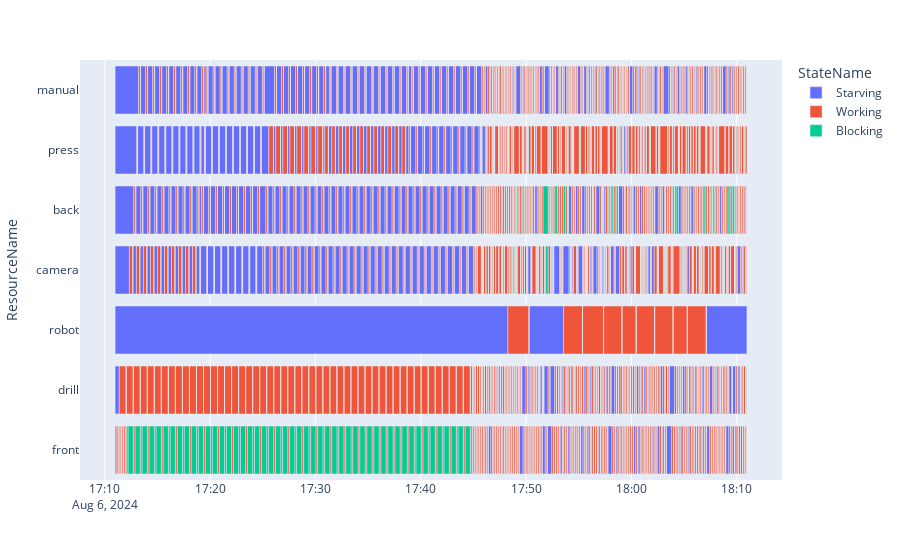

Notebook source saved alongside this figure:
### Code cell
lab=Lab()
lab.gate.Store.items = batchCreate(0,numJobs=50) #batchedExp
lab.run(3600)

df = pd.DataFrame(lab.env.state_log, columns=["Resource","ResourceName","State","StateName","Entity","?","timeIn","timeOut"])

df = df.loc[df.ResourceName.isin(["front","drill","robot","camera","back","press","manual"])]

fig = utils.createGantt(df)

fig.show()

makespan=df.timeOut.max()-df.timeIn.min()
print(makespan)
selected_columns = df[["Entity", "State"]]
print(selected_columns)
df.to_excel('output50.xlsx',index=False)

### Figure 1 — Plotly figure (JSON) as saved in the notebook; plotly's stock layout.template omitted (floating-point values rounded to 4 significant figures; data arrays with more than 128 entries replaced by an {"elided": "..."} marker saying what was removed)
{"data": [{"alignmentgroup": "True", "base": {"elided": "953 str values"}, "hovertemplate": "StateName=Starving<br>timeIn=%{base}<br>timeOut=%{x}<br>ResourceName=%{y}<extra></extra>", "legendgroup": "Starving", "marker": {"color": "#636efa", "pattern": {"shape": ""}}, "name": "Starving", "offsetgroup": "Starving", "orientation": "h", "showlegend": true, "textposition": "auto", "type": "bar", "x": {"elided": "953 float values"}, "xaxis": "x", "y": {"elided": "953 str values"}, "yaxis": "y"}, {"alignmentgroup": "True", "base": {"elided": "951 str values"}, "hovertemplate": "StateName=Working<br>timeIn=%{base}<br>timeOut=%{x}<br>ResourceName=%{y}<extra></extra>", "legendgroup": "Working", "marker": {"color": "#EF553B", "pattern": {"shape": ""}}, "name": "Working", "offsetgroup": "Working", "orientation": "h", "showlegend": true, "textposition": "auto", "type": "bar", "x": {"elided": "951 float values"}, "xaxis": "x", "y": {"elided": "951 str values"}, "yaxis": "y"}, {"alignmentgroup": "True", "base": {"elided": "946 str values"}, "hovertemplate": "StateName=Blocking<br>timeIn=%{base}<br>timeOut=%{x}<br>ResourceName=%{y}<extra></extra>", "legendgroup": "Blocking", "marker": {"color": "#00cc96", "pattern": {"shape": ""}}, "name": "Blocking", "offsetgroup": "Blocking", "orientation": "h", "showlegend": true, "textposition": "auto", "type": "bar", "x": {"elided": "946 float values"}, "xaxis": "x", "y": {"elided": "946 str values"}, "yaxis": "y"}], "layout": {"barmode": "overlay", "legend": {"title": {"text": "StateName"}, "tracegroupgap": 0}, "margin": {"t": 60}, "xaxis": {"anchor": "y", "domain": [0, 1], "type": "date"}, "yaxis": {"anchor": "x", "domain": [0, 1], "title": {"text": "ResourceName"}}}}
